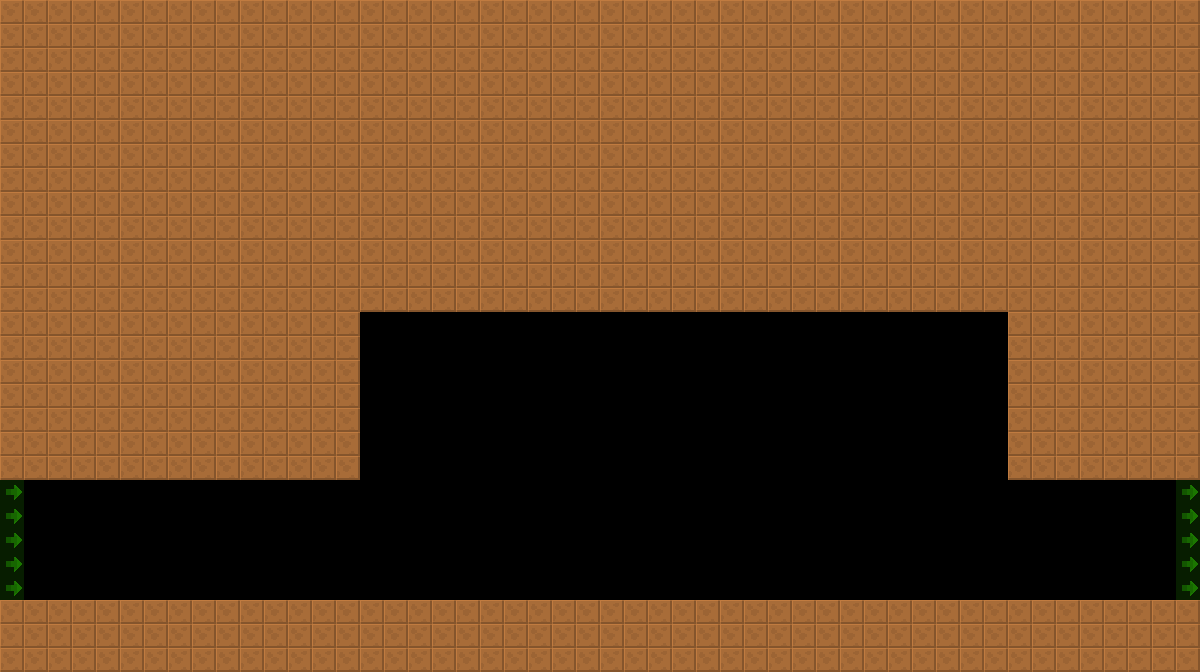

This is a level from a 2D game, rendered from its Tiled map with the project's own tilesets. A one-line summary and the map file follow, with tile-layer data summarised:
An orthogonal 50x28 tile map with 24x24 px tiles, 2 tile layers (col, lnk), 2 tilesets and 12 objects (3x GenericEventTrigger, 2x CustomSpot, 2x BossDoor, 2x CustomDeco, DisableDecorator, ...).

<map version="1.4" tiledversion="1.4.2" orientation="orthogonal" renderorder="right-down" width="50" height="28" tilewidth="24" tileheight="24" infinite="0" nextlayerid="4" nextobjectid="8">
 <tileset firstgid="6" source="../../lnk.tsx" />
 <tileset firstgid="1" source="../../col.tsx" />
 <layer id="1" name="col" width="50" height="28">
  <data>[1400 cells, 961 non-empty, 1 distinct tile ids]</data>
 </layer>
 <layer id="2" name="lnk" width="50" height="28" opacity="0.5">
  <data>[1400 cells, 10 non-empty, 1 distinct tile ids]</data>
 </layer>
 <objectgroup id="3" name="markers" opacity="0.5">
  <object id="1" name="CustomSpot" type="CustomSpot" x="360" y="264" width="648" height="336">
   <properties>
    <property name="yr" value="0" />
    <property name="xr" value="0" />
    <property name="customId" value="battleZone" />
   </properties>
  </object>
  <object id="2" name="DisableDecorator" type="DisableDecorator" x="360" y="264" width="648" height="336">
   <properties>
    <property name="yr" value="0" />
    <property name="xr" value="0" />
   </properties>
  </object>
  <object id="3" name="GenericEventTrigger" type="GenericEventTrigger" x="360" y="312" width="24" height="168">
   <properties>
    <property name="yr" value="0" />
    <property name="xr" value="0" />
    <property name="customId" value="roomBerserk" />
   </properties>
  </object>
  <object id="4" name="GenericEventTrigger" type="GenericEventTrigger" x="384" y="312" width="600" height="288">
   <properties>
    <property name="yr" value="0" />
    <property name="xr" value="0" />
    <property name="customId" value="roomBerserk" />
   </properties>
  </object>
  <object id="5" name="GenericEventTrigger" type="GenericEventTrigger" x="984" y="312" width="24" height="168">
   <properties>
    <property name="yr" value="0" />
    <property name="xr" value="0" />
    <property name="customId" value="roomBerserk" />
   </properties>
  </object>
  <object id="6" name="BossDoor" type="BossDoor" x="336" y="576" width="24" height="24">
   <properties>
    <property name="yr" value="0" />
    <property name="xr" value="0" />
   </properties>
  </object>
  <object id="7" name="CustomDeco" type="CustomDeco" x="360" y="576" width="648" height="24">
   <properties>
    <property name="yr" value="0" />
    <property name="xr" value="0" />
    <property name="customId" value="clockRock" />
   </properties>
  </object>
  <object id="8" name="CustomDeco" type="CustomDeco" x="672" y="576" width="24" height="24">
   <properties>
    <property name="yr" value="0" />
    <property name="xr" value="0" />
    <property name="customId" value="clock" />
   </properties>
  </object>
  <object id="9" name="BossSpot" type="BossSpot" x="792" y="576" width="24" height="24">
   <properties>
    <property name="yr" value="0" />
    <property name="xr" value="0" />
    <property name="mob" value="TimeKeeper" />
   </properties>
  </object>
  <object id="10" name="DarknessRemover" type="DarknessRemover" x="792" y="576" width="24" height="24">
   <properties>
    <property name="yr" value="0" />
    <property name="xr" value="0" />
    <property name="customId" value="-1" />
   </properties>
  </object>
  <object id="11" name="CustomSpot" type="CustomSpot" x="888" y="576" width="24" height="24">
   <properties>
    <property name="yr" value="0" />
    <property name="xr" value="0" />
    <property name="customId" value="mobSpawnSpot" />
   </properties>
  </object>
  <object id="12" name="BossDoor" type="BossDoor" x="1008" y="576" width="24" height="24">
   <properties>
    <property name="yr" value="0" />
    <property name="xr" value="0" />
   </properties>
  </object>
 </objectgroup>
</map>
